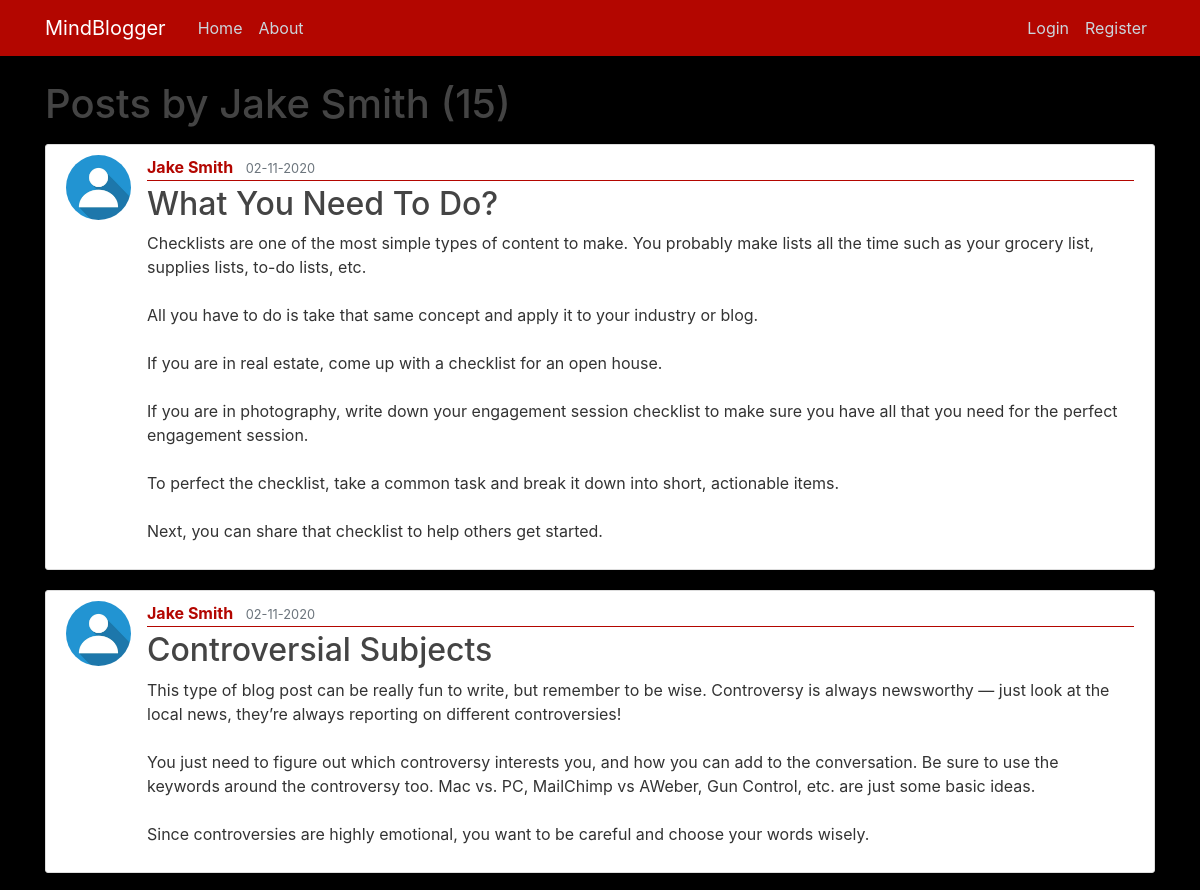
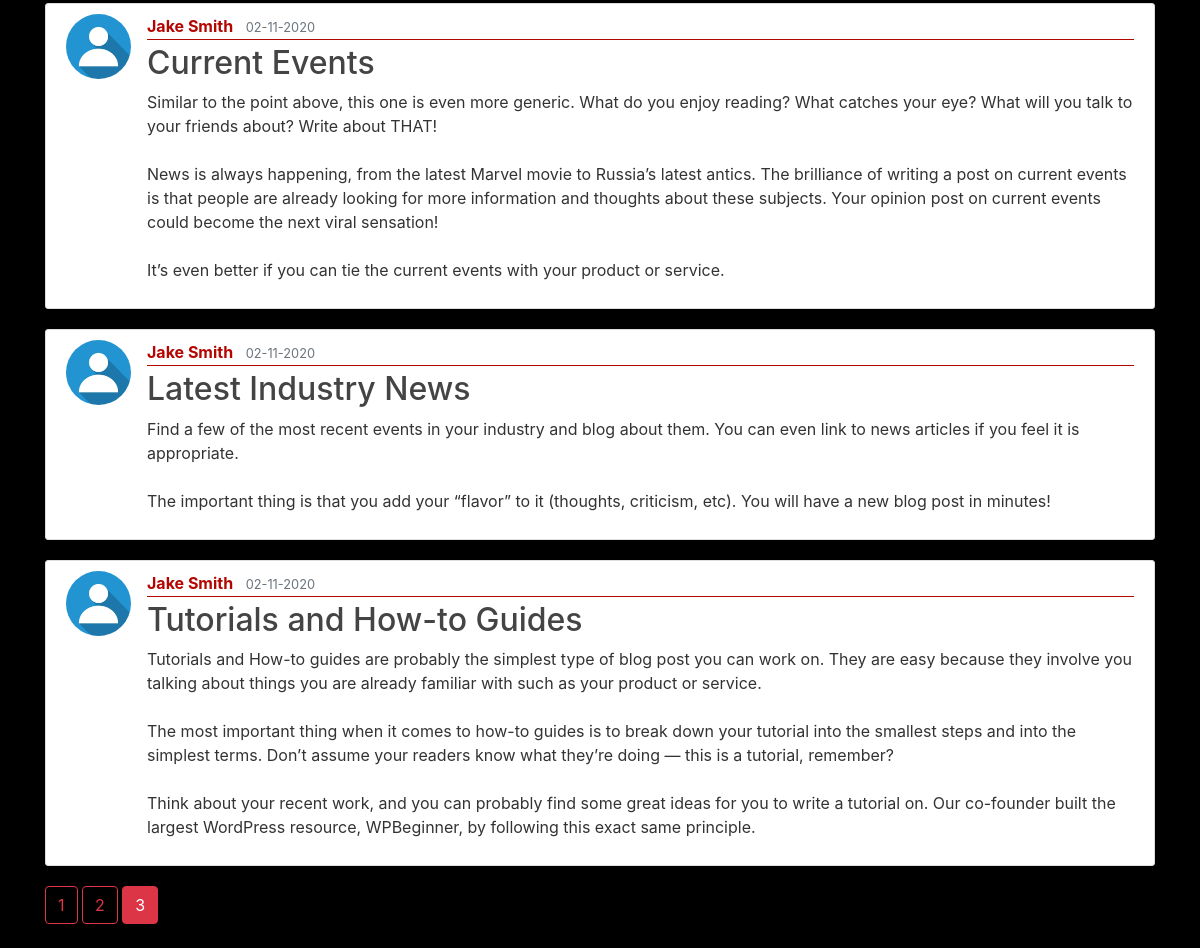
The page /user/Jake Smith?page=3 on the database its author committed (2 pictures, top to bottom).
### flask_blog/models.py (models this page shows, shortened)
class User(db.Model, UserMixin):
    id = db.Column(db.Integer, primary_key=True)
    username = db.Column(db.String(20), unique=True, nullable=False)
    email = db.Column(db.String(120), unique=True, nullable=False)
    image_file = db.Column(db.String(20), nullable=False, default='default.jpg')
    password = db.Column(db.String(60), nullable=False)
    posts = db.relationship('Post', backref='author', lazy=True)

class Post(db.Model):
    id = db.Column(db.Integer, primary_key=True)
    title = db.Column(db.String(100), nullable=False)
    date_posted = db.Column(db.DateTime, nullable=False, default=datetime.utcnow)
    content = db.Column(db.Text, nullable=False)
    user_id = db.Column(db.Integer, db.ForeignKey('user.id'), nullable=False)

### flask_blog/users/routes.py (the view)
@users.route('/user/<string:username>')
def user_posts(username):
    page = request.args.get('page', 1, type=int)
    user = User.query.filter_by(username=username).first_or_404()
    posts = Post.query.filter_by(author=user).order_by(Post.date_posted.desc()).paginate(page=page, per_page=5)
    return render_template("user_posts.html",posts=posts, user=user)

### flask_blog/templates/user_posts.html
{% extends "layout.html" %}
{% block content %}
    <h1 class="mb-3">Posts by {{ user.username }} ({{ posts.total }})</h1>
    {% for post in posts.items %}
        <article class="media content-section">
          <img class="rounded-circle article-img" src="{{ url_for('static', filename='profile_pics/' + post.author.image_file) }}">
          <div class="media-body">
            <div class="article-metadata">
              <a class="mr-2" href="{{ url_for('users.user_posts', username=post.author.username) }}">{{ post.author.username }}</a>
              <small class="text-muted">{{ post.date_posted.strftime('%d-%m-%Y') }}</small>
            </div>
            <h2><a class="article-title" href="{{ url_for('posts.post', post_id=post.id) }}">{{ post.title }}</a></h2>
            <p class="article-content">{{ post.content }}</p>
          </div>
        </article>
    {% endfor %}
    {% for page_num in posts.iter_pages(left_edge=2, right_edge=2, left_current=1, right_current=3) %}
      {% if page_num %}
        {% if posts.page==page_num %}
          <a class="btn btn-danger mb-4" href="{{ url_for('users.user_posts', username=user.username, page=page_num) }}">{{ page_num }}</a>
        {% else %}
          <a class="btn btn-outline-danger mb-4" href="{{ url_for('users.user_posts', username=user.username, page=page_num) }}">{{ page_num }}</a>
        {% endif %}
      {% else %}
        ...
      {% endif %}
    {% endfor %}
{% endblock content %}

### flask_blog/static/main.css (style rules this page uses)
body { background: #000; color: #333333; margin-top: 5rem; }
h1, h2, h3, h4, h5, h6 { color: #444444; }
.content-section { background: #ffffff; padding: 10px 20px; border: 1px solid #dddddd; border-radius: 3px; margin-bottom: 20px; }
.article-title { color: #444444; }
.article-content { white-space: pre-line; }
.article-img { height: 65px; width: 65px; margin-right: 16px; }
.article-metadata { padding-bottom: 1px; margin-bottom: 4px; border-bottom: 1px solid #b30600; }
.article-metadata a { color: #b30600; font-weight: bold; }

### rows shown on the page
User: username "Jake Smith"
Post: image_file (placeholder picture), author.username "Jake Smith", date_posted "02-11-2020", title "What You Need To Do?", content "Checklists are one of the most simple types of content to make. You probably make lists all the time such as your grocery list, supplies lists, to-do lists, etc. All you have to do is take that same concept and apply it to your industry or blog. If you are in real estate, come up with a checklist for an open house. If you are in photography, write down your engagement session checklist to make sure you have all that you need for the perfect engagement session. To perfect the checklist, take a common task and break it down into short, actionable items. Next, you can share that checklist to help others get started."
Post: image_file (placeholder picture), author.username "Jake Smith", date_posted "02-11-2020", title "Controversial Subjects", content "This type of blog post can be really fun to write, but remember to be wise. Controversy is always newsworthy — just look at the local news, they’re always reporting on different controversies! You just need to figure out which controversy interests you, and how you can add to the conversation. Be sure to use the keywords around the controversy too. Mac vs. PC, MailChimp vs AWeber, Gun Control, etc. are just some basic ideas. Since controversies are highly emotional, you want to be careful and choose your words wisely."
Post: image_file (placeholder picture), author.username "Jake Smith", date_posted "02-11-2020", title "Current Events", content "Similar to the point above, this one is even more generic. What do you enjoy reading? What catches your eye? What will you talk to your friends about? Write about THAT! News is always happening, from the latest Marvel movie to Russia’s latest antics. The brilliance of writing a post on current events is that people are already looking for more information and thoughts about these subjects. Your opinion post on current events could become the next viral sensation! It’s even better if you can tie the current events with your product or service."
Post: image_file (placeholder picture), author.username "Jake Smith", date_posted "02-11-2020", title "Latest Industry News", content "Find a few of the most recent events in your industry and blog about them. You can even link to news articles if you feel it is appropriate. The important thing is that you add your “flavor” to it (thoughts, criticism, etc). You will have a new blog post in minutes!"
Post: image_file (placeholder picture), author.username "Jake Smith", date_posted "02-11-2020", title "Tutorials and How-to Guides", content "Tutorials and How-to guides are probably the simplest type of blog post you can work on. They are easy because they involve you talking about things you are already familiar with such as your product or service. The most important thing when it comes to how-to guides is to break down your tutorial into the smallest steps and into the simplest terms. Don’t assume your readers know what they’re doing — this is a tutorial, remember? Think about your recent work, and you can probably find some great ideas for you to write a tutorial on. Our co-founder built the largest WordPress resource, WPBeginner, by following this exact same principle."

### other values the page prints
{{ posts.total }} "15"
{{ page_num }} "1" "2"
{{ page_num }} "3"
